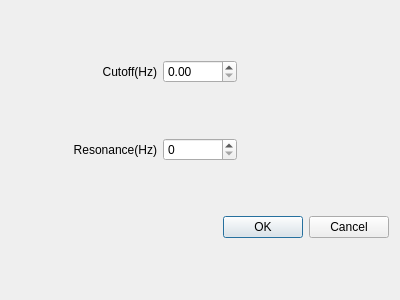
<?xml version="1.0" encoding="UTF-8"?>
<ui version="4.0">
 <class>HighLowPassDialog</class>
 <widget class="QDialog" name="HighLowPassDialog">
  <property name="geometry">
   <rect>
    <x>0</x>
    <y>0</y>
    <width>400</width>
    <height>300</height>
   </rect>
  </property>
  <property name="windowTitle">
   <string>Dialog</string>
  </property>
  <layout class="QGridLayout" name="gridLayout" columnstretch="2,1,2">
   <item row="0" column="0">
    <widget class="QLabel" name="label">
     <property name="text">
      <string>Cutoff(Hz)</string>
     </property>
     <property name="alignment">
      <set>Qt::AlignRight|Qt::AlignTrailing|Qt::AlignVCenter</set>
     </property>
    </widget>
   </item>
   <item row="0" column="1">
    <widget class="QDoubleSpinBox" name="cutoff">
     <property name="maximum">
      <double>400.000000000000000</double>
     </property>
    </widget>
   </item>
   <item row="0" column="2">
    <spacer name="horizontalSpacer">
     <property name="orientation">
      <enum>Qt::Horizontal</enum>
     </property>
     <property name="sizeHint" stdset="0">
      <size>
       <width>140</width>
       <height>20</height>
      </size>
     </property>
    </spacer>
   </item>
   <item row="1" column="0">
    <widget class="QLabel" name="label_2">
     <property name="text">
      <string>Resonance(Hz)</string>
     </property>
     <property name="alignment">
      <set>Qt::AlignRight|Qt::AlignTrailing|Qt::AlignVCenter</set>
     </property>
    </widget>
   </item>
   <item row="1" column="1">
    <widget class="QSpinBox" name="resonance">
     <property name="maximum">
      <number>100</number>
     </property>
    </widget>
   </item>
   <item row="1" column="2">
    <spacer name="horizontalSpacer_2">
     <property name="orientation">
      <enum>Qt::Horizontal</enum>
     </property>
     <property name="sizeHint" stdset="0">
      <size>
       <width>140</width>
       <height>20</height>
      </size>
     </property>
    </spacer>
   </item>
   <item row="2" column="0" colspan="3">
    <widget class="QDialogButtonBox" name="buttonBox">
     <property name="orientation">
      <enum>Qt::Horizontal</enum>
     </property>
     <property name="standardButtons">
      <set>QDialogButtonBox::Cancel|QDialogButtonBox::Ok</set>
     </property>
    </widget>
   </item>
  </layout>
 </widget>
 <resources/>
 <connections>
  <connection>
   <sender>buttonBox</sender>
   <signal>accepted()</signal>
   <receiver>HighLowPassDialog</receiver>
   <slot>accept()</slot>
   <hints>
    <hint type="sourcelabel">
     <x>248</x>
     <y>254</y>
    </hint>
    <hint type="destinationlabel">
     <x>157</x>
     <y>274</y>
    </hint>
   </hints>
  </connection>
  <connection>
   <sender>buttonBox</sender>
   <signal>rejected()</signal>
   <receiver>HighLowPassDialog</receiver>
   <slot>reject()</slot>
   <hints>
    <hint type="sourcelabel">
     <x>316</x>
     <y>260</y>
    </hint>
    <hint type="destinationlabel">
     <x>286</x>
     <y>274</y>
    </hint>
   </hints>
  </connection>
 </connections>
</ui>
